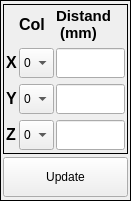
           <widget class="QFrame" name="verticalFrame_4">
            <property name="geometry">
             <rect>
              <x>350</x>
              <y>10</y>
              <width>131</width>
              <height>201</height>
             </rect>
            </property>
            <property name="frameShape">
             <enum>QFrame::Box</enum>
            </property>
            <layout class="QVBoxLayout" name="verticalLayout_9">
             <property name="spacing">
              <number>2</number>
             </property>
             <property name="leftMargin">
              <number>2</number>
             </property>
             <property name="topMargin">
              <number>2</number>
             </property>
             <property name="rightMargin">
              <number>2</number>
             </property>
             <property name="bottomMargin">
              <number>2</number>
             </property>
             <item>
              <widget class="QFrame" name="gridFrame_6">
               <property name="minimumSize">
                <size>
                 <width>0</width>
                 <height>40</height>
                </size>
               </property>
               <property name="maximumSize">
                <size>
                 <width>16777215</width>
                 <height>150</height>
                </size>
               </property>
               <property name="frameShape">
                <enum>QFrame::Box</enum>
               </property>
               <layout class="QGridLayout" name="gridLayout_7">
                <property name="leftMargin">
                 <number>2</number>
                </property>
                <property name="topMargin">
                 <number>2</number>
                </property>
                <property name="rightMargin">
                 <number>2</number>
                </property>
                <property name="bottomMargin">
                 <number>2</number>
                </property>
                <property name="horizontalSpacing">
                 <number>2</number>
                </property>
                <item row="2" column="1">
                 <widget class="QComboBox" name="lblPosnumpalletX">
                  <property name="minimumSize">
                   <size>
                    <width>35</width>
                    <height>30</height>
                   </size>
                  </property>
                  <item>
                   <property name="text">
                    <string>0</string>
                   </property>
                  </item>
                  <item>
                   <property name="text">
                    <string>1</string>
                   </property>
                  </item>
                  <item>
                   <property name="text">
                    <string>2</string>
                   </property>
                  </item>
                  <item>
                   <property name="text">
                    <string>3</string>
                   </property>
                  </item>
                  <item>
                   <property name="text">
                    <string>4</string>
                   </property>
                  </item>
                  <item>
                   <property name="text">
                    <string>5</string>
                   </property>
                  </item>
                  <item>
                   <property name="text">
                    <string>6</string>
                   </property>
                  </item>
                  <item>
                   <property name="text">
                    <string>7</string>
                   </property>
                  </item>
                  <item>
                   <property name="text">
                    <string>8</string>
                   </property>
                  </item>
                  <item>
                   <property name="text">
                    <string>9</string>
                   </property>
                  </item>
                  <item>
                   <property name="text">
                    <string>10</string>
                   </property>
                  </item>
                 </widget>
                </item>
                <item row="4" column="5">
                 <widget class="QLineEdit" name="lblPosdistanceZ">
                  <property name="sizePolicy">
                   <sizepolicy hsizetype="Fixed" vsizetype="Fixed">
                    <horstretch>0</horstretch>
                    <verstretch>0</verstretch>
                   </sizepolicy>
                  </property>
                  <property name="minimumSize">
                   <size>
                    <width>50</width>
                    <height>30</height>
                   </size>
                  </property>
                 </widget>
                </item>
                <item row="3" column="5">
                 <widget class="QLineEdit" name="lblPosdistanceY">
                  <property name="minimumSize">
                   <size>
                    <width>50</width>
                    <height>30</height>
                   </size>
                  </property>
                  <property name="maximumSize">
                   <size>
                    <width>80</width>
                    <height>16777215</height>
                   </size>
                  </property>
                 </widget>
                </item>
                <item row="2" column="5">
                 <widget class="QLineEdit" name="lblPosdistanceX">
                  <property name="minimumSize">
                   <size>
                    <width>0</width>
                    <height>30</height>
                   </size>
                  </property>
                 </widget>
                </item>
                <item row="3" column="1">
                 <widget class="QComboBox" name="lblPosnumpalletY">
                  <property name="minimumSize">
                   <size>
                    <width>35</width>
                    <height>30</height>
                   </size>
                  </property>
                  <property name="maximumSize">
                   <size>
                    <width>80</width>
                    <height>16777215</height>
                   </size>
                  </property>
                  <item>
                   <property name="text">
                    <string>0</string>
                   </property>
                  </item>
                  <item>
                   <property name="text">
                    <string>1</string>
                   </property>
                  </item>
                  <item>
                   <property name="text">
                    <string>2</string>
                   </property>
                  </item>
                  <item>
                   <property name="text">
                    <string>3</string>
                   </property>
                  </item>
                  <item>
                   <property name="text">
                    <string>4</string>
                   </property>
                  </item>
                  <item>
                   <property name="text">
                    <string>5</string>
                   </property>
                  </item>
                  <item>
                   <property name="text">
                    <string>6</string>
                   </property>
                  </item>
                  <item>
                   <property name="text">
                    <string>7</string>
                   </property>
                  </item>
                  <item>
                   <property name="text">
                    <string>8</string>
                   </property>
                  </item>
                  <item>
                   <property name="text">
                    <string>9</string>
                   </property>
                  </item>
                 </widget>
                </item>
                <item row="4" column="1">
                 <widget class="QComboBox" name="lblPosnumpalletZ">
                  <property name="minimumSize">
                   <size>
                    <width>35</width>
                    <height>30</height>
                   </size>
                  </property>
                  <item>
                   <property name="text">
                    <string>0</string>
                   </property>
                  </item>
                  <item>
                   <property name="text">
                    <string>1</string>
                   </property>
                  </item>
                  <item>
                   <property name="text">
                    <string>2</string>
                   </property>
                  </item>
                  <item>
                   <property name="text">
                    <string>3</string>
                   </property>
                  </item>
                  <item>
                   <property name="text">
                    <string>4</string>
                   </property>
                  </item>
                  <item>
                   <property name="text">
                    <string>5</string>
                   </property>
                  </item>
                  <item>
                   <property name="text">
                    <string>6</string>
                   </property>
                  </item>
                  <item>
                   <property name="text">
                    <string>7</string>
                   </property>
                  </item>
                  <item>
                   <property name="text">
                    <string>8</string>
                   </property>
                  </item>
                  <item>
                   <property name="text">
                    <string>9</string>
                   </property>
                  </item>
                  <item>
                   <property name="text">
                    <string>10</string>
                   </property>
                  </item>
                 </widget>
                </item>
                <item row="3" column="0">
                 <widget class="QLabel" name="label_29">
                  <property name="sizePolicy">
                   <sizepolicy hsizetype="Fixed" vsizetype="Fixed">
                    <horstretch>0</horstretch>
                    <verstretch>0</verstretch>
                   </sizepolicy>
                  </property>
                  <property name="font">
                   <font>
                    <pointsize>12</pointsize>
                    <weight>75</weight>
                    <italic>false</italic>
                    <bold>true</bold>
                    <stylestrategy>PreferAntialias</stylestrategy>
                   </font>
                  </property>
                  <property name="text">
                   <string>Y</string>
                  </property>
                 </widget>
                </item>
                <item row="4" column="0">
                 <widget class="QLabel" name="label_30">
                  <property name="sizePolicy">
                   <sizepolicy hsizetype="Fixed" vsizetype="Fixed">
                    <horstretch>0</horstretch>
                    <verstretch>0</verstretch>
                   </sizepolicy>
                  </property>
                  <property name="font">
                   <font>
                    <pointsize>12</pointsize>
                    <weight>75</weight>
                    <italic>false</italic>
                    <bold>true</bold>
                    <stylestrategy>PreferAntialias</stylestrategy>
                   </font>
                  </property>
                  <property name="text">
                   <string>Z</string>
                  </property>
                 </widget>
                </item>
                <item row="2" column="0">
                 <widget class="QLabel" name="label_28">
                  <property name="sizePolicy">
                   <sizepolicy hsizetype="Fixed" vsizetype="Fixed">
                    <horstretch>0</horstretch>
                    <verstretch>0</verstretch>
                   </sizepolicy>
                  </property>
                  <property name="font">
                   <font>
                    <pointsize>12</pointsize>
                    <weight>75</weight>
                    <italic>false</italic>
                    <bold>true</bold>
                    <stylestrategy>PreferAntialias</stylestrategy>
                   </font>
                  </property>
                  <property name="text">
                   <string>X</string>
                  </property>
                 </widget>
                </item>
                <item row="1" column="1">
                 <widget class="QLabel" name="label_6">
                  <property name="sizePolicy">
                   <sizepolicy hsizetype="Fixed" vsizetype="Fixed">
                    <horstretch>0</horstretch>
                    <verstretch>0</verstretch>
                   </sizepolicy>
                  </property>
                  <property name="font">
                   <font>
                    <pointsize>12</pointsize>
                    <weight>75</weight>
                    <italic>false</italic>
                    <bold>true</bold>
                    <stylestrategy>PreferAntialias</stylestrategy>
                   </font>
                  </property>
                  <property name="text">
                   <string>Col</string>
                  </property>
                 </widget>
                </item>
                <item row="1" column="5">
                 <widget class="QLabel" name="label_7">
                  <property name="sizePolicy">
                   <sizepolicy hsizetype="Fixed" vsizetype="Fixed">
                    <horstretch>0</horstretch>
                    <verstretch>0</verstretch>
                   </sizepolicy>
                  </property>
                  <property name="font">
                   <font>
                    <pointsize>11</pointsize>
                    <weight>75</weight>
                    <italic>false</italic>
                    <bold>true</bold>
                    <stylestrategy>PreferAntialias</stylestrategy>
                   </font>
                  </property>
                  <property name="layoutDirection">
                   <enum>Qt::LeftToRight</enum>
                  </property>
                  <property name="text">
                   <string>Distand
 (mm)</string>
                  </property>
                 </widget>
                </item>
               </layout>
              </widget>
             </item>
             <item>
              <widget class="QPushButton" name="btnUpdatePallet">
               <property name="minimumSize">
                <size>
                 <width>0</width>
                 <height>40</height>
                </size>
               </property>
               <property name="text">
                <string>Update</string>
               </property>
              </widget>
             </item>
            </layout>
           </widget>
